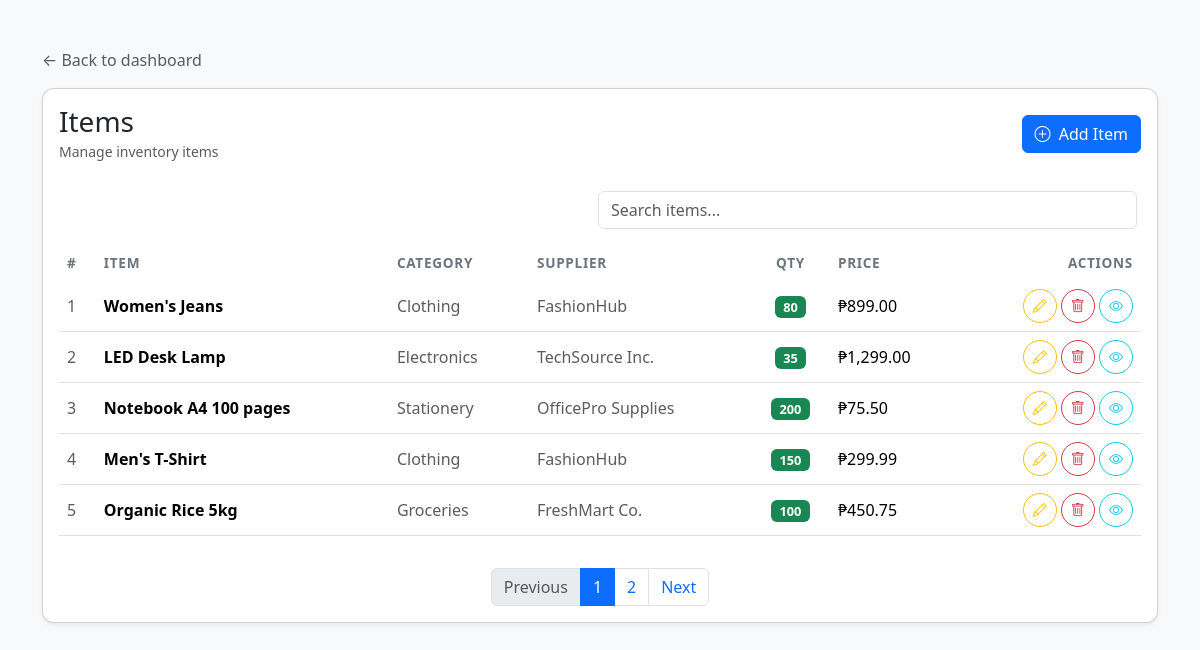
The page /items/index.php on the database its author committed.
### tables this page shows
CREATE TABLE `items` (
  `id` int(11) NOT NULL,
  `name` varchar(100) NOT NULL,
  `category_id` int(11) NOT NULL,
  `supplier_id` int(11) NOT NULL,
  `quantity` int(11) DEFAULT 0,
  `price` decimal(10,2) DEFAULT 0.00,
  `created_at` timestamp NOT NULL DEFAULT current_timestamp()
);

CREATE TABLE `categories` (
  `id` int(11) NOT NULL,
  `name` varchar(100) NOT NULL,
  `description` varchar(250) NOT NULL,
  `created_at` timestamp NOT NULL DEFAULT current_timestamp()
);

CREATE TABLE `suppliers` (
  `id` int(11) NOT NULL,
  `name` varchar(100) NOT NULL,
  `contact` varchar(50) DEFAULT NULL,
  `created_at` timestamp NOT NULL DEFAULT current_timestamp()
);

### items/index.php (the view, shortened to what this page needs)
<?php
include '../database/config.php';
$limit = 5;
$page = isset($_GET['page']) && is_numeric($_GET['page']) ? intval($_GET['page']) : 1;
$page = max(1, $page);
$offset = ($page - 1) * $limit;
$total_rows = $conn->query("SELECT COUNT(*) AS total FROM items")->fetch_assoc()['total'];
$total_pages = ceil($total_rows / $limit);
$sql = "
    SELECT items.id, items.name, items.quantity, items.price,
           categories.name AS category_name,
           suppliers.name AS supplier_name
    FROM items
    JOIN categories ON items.category_id = categories.id
    JOIN suppliers ON items.supplier_id = suppliers.id
    ORDER BY items.id DESC
    LIMIT $limit OFFSET $offset
";
$result = $conn->query($sql);
$counter = $offset + 1;
?>
<!DOCTYPE html>
<html lang="en">
<head>
<link rel="stylesheet" href="../assets/bootstrap/bootstrap.min.css">
<link rel="stylesheet" href="../assets/bootstrap/icons/bootstrap-icon/bootstrap-icons.css">
</head>
<body>
<div class="container py-5">
    <div class="mb-3">
        <a href="../dashboard/index.php" class="text-decoration-none text-muted">← Back to dashboard</a>
    </div>
    <div class="card shadow-sm page-card">
        <div class="card-body">
            <div class="d-flex justify-content-between align-items-center mb-4">
                <div>
                    <h3 class="mb-0">Items</h3>
                    <small class="text-muted">Manage inventory items</small>
                </div>
                <a href="add.php" class="btn btn-primary">
                    <i class="bi bi-plus-circle me-1"></i> Add Item
                </a>
            </div>
            <div class="table-responsive">
                <div class="mb-3 mt-1 me-1">
                    <input type="text" id="searchInput" class="form-control w-50 ms-auto" placeholder="Search items...">
                </div>
                <table class="table align-middle">
                    <thead>
                        <tr>
                            <th>#</th>
                            <th>Item</th>
                            <th>Category</th>
                            <th>Supplier</th>
                            <th class="text-center">Qty</th>
                            <th>Price</th>
                            <th class="text-end">Actions</th>
                        </tr>
                    </thead>
                    <tbody>
                        <?php if ($result->num_rows > 0): ?>
                            <?php while ($row = $result->fetch_assoc()): ?>
                            <tr>
                                <td class="text-muted"><?php echo $counter++; ?></td>
                                <td class="fw-semibold"><?php echo htmlspecialchars($row['name']); ?></td>
                                <td class="text-muted"><?php echo htmlspecialchars($row['category_name']); ?></td>
                                <td class="text-muted"><?php echo htmlspecialchars($row['supplier_name']); ?></td>
                                <td class="text-center">
                                    <?php $qtyClass = $row['quantity'] <= 5 ? 'bg-danger' : 'bg-success'; ?>
                                    <span class="badge <?php echo $qtyClass; ?> qty-badge"><?php echo $row['quantity']; ?></span>
                                </td>
                                <td>₱<?php echo number_format($row['price'], 2); ?></td>
                                <td class="text-end">
                                    <a href="edit.php?id=<?php echo $row['id']; ?>" class="btn btn-sm btn-outline-warning action-btn" title="Edit Item">
                                        <i class="bi bi-pencil"></i>
                                    </a>
                                    <a href="delete.php?id=<?php echo $row['id']; ?>" class="btn btn-sm btn-outline-danger action-btn" title="Delete Item" onclick="return confirm('Delete this item?');">
                                        <i class="bi bi-trash"></i>
                                    </a>
                                    <a href="show.php?id=<?php echo $row['id']; ?>" class="btn btn-sm btn-outline-info action-btn" title="Show Items">
                                        <i class="bi bi-eye"></i>
                                    </a>
                                </td>
                            </tr>
                            <?php endwhile; ?>
                        <?php endif; ?>
                    </tbody>
                </table>
            </div>
            <?php if($total_pages > 1): ?>
            <nav class="mt-3">
                <ul class="pagination justify-content-center mb-0">
                    <li class="page-item <?php if($page <= 1) echo 'disabled'; ?>">
                        <a class="page-link" href="?page=<?php echo $page-1; ?>">Previous</a>
                    </li>
                    <?php for($p=1; $p<=$total_pages; $p++): ?>
                        <li class="page-item <?php if($p==$page) echo 'active'; ?>">
                            <a class="page-link" href="?page=<?php echo $p; ?>"><?php echo $p; ?></a>
                        </li>
                    <?php endfor; ?>
                    <li class="page-item <?php if($page >= $total_pages) echo 'disabled'; ?>">
                        <a class="page-link" href="?page=<?php echo $page+1; ?>">Next</a>
                    </li>
                </ul>
            </nav>
            <?php endif; ?>
        </div>
    </div>
</div>
</body>
</html>

### items/index.php (style rules this page uses)
body { background-color: #f8f9fa; }
.page-card { border-radius: 12px; }
.table thead th { font-size: 0.85rem; text-transform: uppercase; letter-spacing: .05em; color: #6c757d; border-bottom: none; }
.action-btn { width: 34px; height: 34px; display: inline-flex; align-items: center; justify-content: center; border-radius: 50%; }
.qty-badge { font-size: 0.8rem; }

### rows shown on the page
items: name "Women's Jeans", category.name "Clothing", supplier.name "FashionHub", quantity "80", price "899.00"
items: name "LED Desk Lamp", category.name "Electronics", supplier.name "TechSource Inc.", quantity "35", price "1,299.00"
items: name "Notebook A4 100 pages", category.name "Stationery", supplier.name "OfficePro Supplies", quantity "200", price "75.50"
items: name "Men's T-Shirt", category.name "Clothing", supplier.name "FashionHub", quantity "150", price "299.99"
items: name "Organic Rice 5kg", category.name "Groceries", supplier.name "FreshMart Co.", quantity "100", price "450.75"
